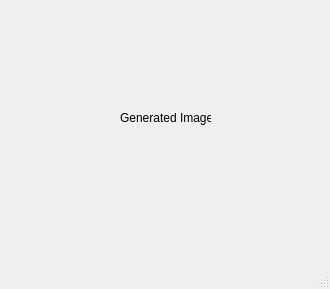
<?xml version="1.0" encoding="UTF-8"?>
<ui version="4.0">
 <class>GenerateWindow</class>
 <widget class="QMainWindow" name="GenerateWindow">
  <property name="geometry">
   <rect>
    <x>0</x>
    <y>0</y>
    <width>330</width>
    <height>289</height>
   </rect>
  </property>
  <property name="windowTitle">
   <string>MainWindow</string>
  </property>
  <widget class="QWidget" name="centralwidget">
   <widget class="QLabel" name="label">
    <property name="geometry">
     <rect>
      <x>120</x>
      <y>110</y>
      <width>91</width>
      <height>16</height>
     </rect>
    </property>
    <property name="text">
     <string>Generated Images</string>
    </property>
   </widget>
  </widget>
  <widget class="QMenuBar" name="menubar">
   <property name="geometry">
    <rect>
     <x>0</x>
     <y>0</y>
     <width>330</width>
     <height>22</height>
    </rect>
   </property>
  </widget>
  <widget class="QStatusBar" name="statusbar"/>
 </widget>
 <resources/>
 <connections/>
</ui>
